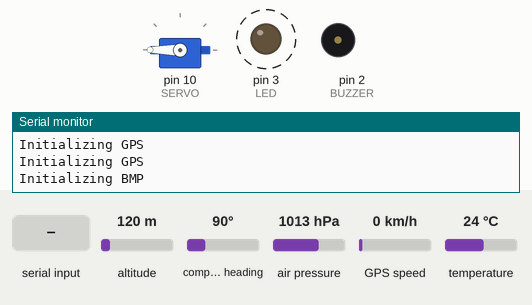
The sketch below on a simulated Arduino Mega 2560, built with avr-gcc and run on an emulated ATmega2560. Shown: servo, output pins drawn as LEDs (lit = HIGH), buzzer (waves = sounding), the last lines printed to the serial monitor. Dashed ring = blinking. The inputs (shaded band) are chosen by the test bench; at power-on: air pressure 1013 hPa, altitude 120 m, compass heading 90°, GPS speed 0 km/h, temperature 24 °C. The GPS gets a fix after 3 s at 37.7749, -122.4194 with 8 satellites.

Above: at 3.7 s.
3.8 s: "g" received over the second serial link
8.0 s: air pressure set to 967 hPa
12.2 s: air pressure set to 964 hPa
At 14.3 s:
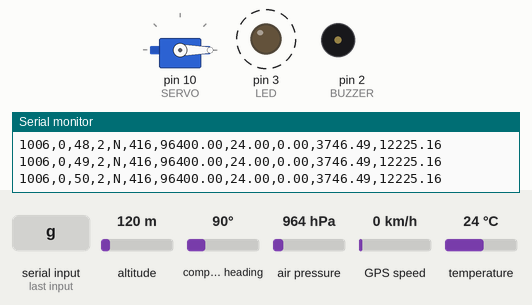
16.4 s: air pressure set to 1010 hPa
18.2 s: air pressure set to 1014 hPa
At 19.2 s:
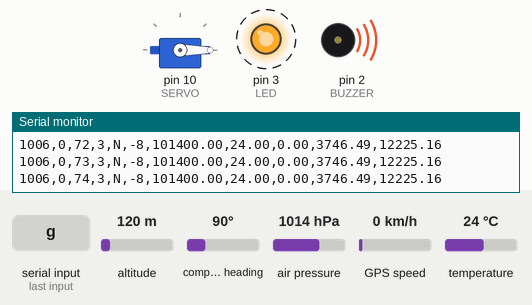
Timing chart, 0 to 23.4 s (numbered marks = the images above; inputs shaded):
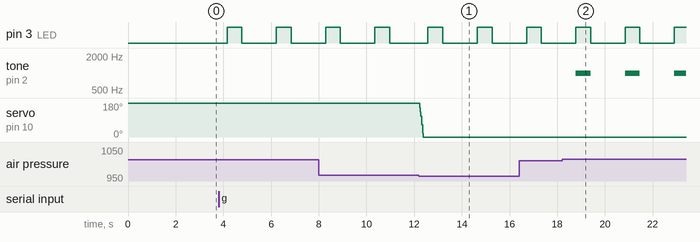

The sketch:

mainUpdated_copy_20221020200007.ino
```cpp
// (licence header left out)
// sensor testing code
#include <Wire.h>
#include <SPI.h>
#include <Adafruit_Sensor.h>
#include "Adafruit_BMP3XX.h"
#include <Adafruit_GPS.h>
#include <string.h>
#include <SoftwareSerial.h>
#include <Servo.h>
#include <stdio.h>
#include <stdlib.h>
#include <math.h>

// configure constants
#define SEALEVELPRESSURE_HPA 1013.25
#define PMTK_SET_NMEA_UPDATE_5HZ  "$PMTK220,200*2C"
#define PMTK_SET_NMEA_OUTPUT_RMCGGA "$PMTK314,0,1,0,1,0,0,0,0,0,0,0,0,0,0,0,0,0,0,0*28"
#define PMTK_Q_RELEASE "$PMTK605*31"

// mission params
#define REFRESH_RATE 200 // ms; 5 Hz
#define ALTITUDE_MAX 400 // altitude to trigger latch

#define VERSION 1.0

// DEBUG flag
#define SERIAL_DEBUG true

// global mission variables
uint32_t TIMESTAMP = millis(); // time since POWER ON
uint32_t START_TIME;           // mission start time
unsigned int FLIGHT_STATE = 0; // current flight state (DEFAULT: 0)
float ALT_START;               // variable to hold starting altitude -> calc relative altitude
unsigned int SENSOR_CNT = 0;   // count variable for LED and buzzer
int pos;                       // position of servo
char MISSION_START_CHAR;       // mission start character

// communication definitions (all pins are GP#)
SoftwareSerial GPSSerial(7, 6); // GPS TX -> 7; GPS RX -> 6
Adafruit_GPS GPS(&GPSSerial);
Adafruit_BMP3XX BMP;            // BMP SDA -> 4; SCL -> 5
// SD CARD:                     // SD TX -> 9; RX -> 8
const int BUZZER = 2;           // BUZZER Pico Pin -> 2
const int LED = 3;              // LED Pico Pin -> 3
Servo SERVO;                    // Servo Pico Pin -> 10

// data struct for mission information
struct params {
  const int TEAM_ID = 1006;       // assigned team ID
  uint32_t MISSION_TIME;          // mission time in format hh:mm:ss.ss
  unsigned int PACKET_COUNT = 0;  // total count of transmitted packets
  unsigned int FLIGHT_STATE = 0;  // operating state of the software (0 <--> 4)
  char PL_STATE = 'N';            // payload state (N -> not released; R -> released)
  int ALTITUDE;                   // altitude in meters relative to ground level
  float PRESSURE;                 // pressure in hPa
  float TEMP;                     // temperature in Celsius
  float VOLTAGE;
  double GPS_LAT;                 // latitude in decimal degrees
  double GPS_LON;                 // longitude in decimal degrees
};

// define MP structure
params MISSION_PARAMS;

void setup() {

  // setup Serial connections
  Serial.begin(9600);   // USB: Computer Serial (UART)
  Serial1.begin(9600);  // XBee: Serial1 (UART0)
  Serial2.begin(9600);  // SD: Serial2 (UART1)

  // print version number
  Serial.print("Version Number: ");
  Serial.print(VERSION);
  Serial.println();

  // GPS Configurations
  #ifdef SERIAL_DEBUG
    Serial.println("Initializing GPS");
  #endif
  GPS.begin(9600);      // GPS: Software Serial (UART)
  delay(2000);
  GPS.sendCommand(PMTK_SET_NMEA_OUTPUT_RMCGGA);
  GPS.sendCommand(PMTK_SET_NMEA_UPDATE_5HZ);
  GPSSerial.println(PMTK_Q_RELEASE);
  #ifdef SERIAL_DEBUG
    Serial.println("Initializing GPS");
  #endif

  // BMP Configurations
  #ifdef SERIAL_DEBUG
    Serial.println("Initializing BMP");
  #endif
  if (!BMP.begin_I2C()) // try BMP config
  {
    Serial.println("BMP Connection Failed: Check Wiring!");
    return;
  }
  // oversampling and filter init
  BMP.setTemperatureOversampling(BMP3_OVERSAMPLING_8X);
  BMP.setPressureOversampling(BMP3_OVERSAMPLING_4X);
  BMP.setIIRFilterCoeff(BMP3_IIR_FILTER_COEFF_3);
  BMP.setOutputDataRate(BMP3_ODR_50_HZ);

  delay(500);

  // basic configuration variables
  String packetString = ""; // packet string
  START_TIME = TIMESTAMP;   // set the start time to current time for mission start

  // Create file header
  String header = "TEAM_ID, MISSION_TIME, PACKET_COUNT, FLIGHT_STATE, PL_STATE, ALTITUDE, TEMP, VOLTAGE, GPS_LAT, GPS_LONG";

  // Write header to SD
  Serial2.println(header);

  // Servo configuration
  SERVO.attach(10, 500, 2350); // set servo pin and rotation range
  pos = 2350;
  SERVO.write(pos);
  pinMode(BUZZER, OUTPUT);     // set buzzer pins
  pinMode(LED, OUTPUT);        // set led pins
}

void loop() {

  // set refresh rate (DEFAULT: 5Hz)
  delay(REFRESH_RATE);

  // create write string and mission params struct
  String packetString;
  if (MISSION_PARAMS.PACKET_COUNT == 0)
    ALT_START = 0;
  else if (MISSION_PARAMS.PACKET_COUNT == 1)
    ALT_START = BMP.readAltitude(SEALEVELPRESSURE_HPA); // define altitude datum

  MISSION_PARAMS.PACKET_COUNT++;

  char c = GPS.read();

  if (GPS.newNMEAreceived()) {
    // a tricky thing here is if we print the NMEA sentence, or data
    // we end up not listening and catching other sentences!
    // so be very wary if using OUTPUT_ALLDATA and trytng to print out data
    //Serial.println(GPS.lastNMEA());   // this also sets the newNMEAreceived() flag to false

    if (!GPS.parse(GPS.lastNMEA()))   // this also sets the newNMEAreceived() flag to false
      return;  // we can fail to parse a sentence in which case we should just wait for another
  }

  // update mission_params
  if (MISSION_PARAMS.FLIGHT_STATE > 0) {
    MISSION_PARAMS.MISSION_TIME = TIMESTAMP - START_TIME;
    MISSION_PARAMS.ALTITUDE = BMP.readAltitude(SEALEVELPRESSURE_HPA) - ALT_START;
    MISSION_PARAMS.PRESSURE = BMP.readPressure();
    MISSION_PARAMS.TEMP = BMP.readTemperature();
    MISSION_PARAMS.VOLTAGE = 0.0;
    MISSION_PARAMS.GPS_LAT = GPS.latitude;
    MISSION_PARAMS.GPS_LON = GPS.longitude;
    packetString = csvParams(MISSION_PARAMS);
  }

  // main execution code
  switch (MISSION_PARAMS.FLIGHT_STATE) {
    case 0: // IDLE
      // wait for command to set flight state
      if (Serial1.available() > 0) {
        MISSION_START_CHAR = Serial1.read();
        if (MISSION_START_CHAR == 'g') {
          MISSION_PARAMS.FLIGHT_STATE = 1;
          MISSION_PARAMS.PACKET_COUNT = 1;
        }
      }
      // MISSION_PARAMS.FLIGHT_STATE = 1;
      #ifdef SERIAL_DEBUG
        Serial.println(packetString);
      #endif
      break;
    case 1: // ASCENT
      Serial1.println(packetString);
      Serial2.println(packetString);
      #ifdef SERIAL_DEBUG
        Serial.println(packetString);
      #endif

      // FS1 -> FS2
      if (MISSION_PARAMS.ALTITUDE > ALTITUDE_MAX) {
        MISSION_PARAMS.FLIGHT_STATE = 2; // drop stage

        // rotate the servo
        for (int pos = 2350; pos >= 500; --pos) {
          SERVO.write(pos);
          delay(0.5);
        }

        // TESTING
        // tone(BUZZER, 1000);
        // delay(1001);
        // noTone(BUZZER);
      }
      break;
    case 2: // DESCENT
      Serial1.println(packetString);
      Serial2.println(packetString);
      #ifdef SERIAL_DEBUG
        Serial.println(packetString);
      #endif

      // FS3 -> FS4
      if (MISSION_PARAMS.ALTITUDE < 10) {
        MISSION_PARAMS.FLIGHT_STATE = 3; // landing stage
      }
      break;
    case 3: // LANDED
      Serial1.println(packetString);
      Serial2.println(packetString);
      #ifdef SERIAL_DEBUG
        Serial.println(packetString);
      #endif
      if (SENSOR_CNT % 7 == 0) {
        tone(BUZZER, 1000);
      }
      if (SENSOR_CNT % 10 == 0) {
        noTone(BUZZER);
      }
      break;
    default: // IDLE
      #ifdef SERIAL_DEBUG
        Serial.println(packetString);
      #endif
      break;
  };

  // activate LEDs and buzzer
  if (SENSOR_CNT % 7 == 0) {
    digitalWrite(LED, HIGH);
  }
  if (SENSOR_CNT % 10 == 0) {
    digitalWrite(LED, LOW);
    SENSOR_CNT = 0;
  }

  SENSOR_CNT++;
}

// create packet data
String csvParams(struct params MP) {
  String c = ",";

  //time variables
  // float ss = floor(MP.MISSION_TIME / 1000);
  // float mm = floor(ss / 60);
  // float hh = floor(mm / 60);
  // ss = ss / 60;
  // mm = (int) mm % 60;
  // char hours[2];
  // char min[2];
  // char sec[5];
  // sprintf(hours, "%2d", hh);
  // sprintf(min, "%2d", mm);
  // sprintf(sec, "%5f", ss);
  // char mTime[12];
  // strcat(mTime,hours);
  // strcat(mTime,":");
  // strcat(mTime,min);
  // strcat(mTime,":");
  // strcat(mTime,sec);

//   return MP.TEAM_ID + c + mTime + c + MP.PACKET_COUNT + c + MP.FLIGHT_STATE + c + MP.PL_STATE + c + MP.ALTITUDE + c + MP.PRESSURE + c + MP.TEMP + c + MP.VOLTAGE + c + MP.GPS_LAT + c + MP.GPS_LON;
// }

  return MP.TEAM_ID + c + MP.MISSION_TIME + c + MP.PACKET_COUNT + c + MP.FLIGHT_STATE + c + MP.PL_STATE + c + MP.ALTITUDE + c + MP.PRESSURE + c + MP.TEMP + c + MP.VOLTAGE + c + MP.GPS_LAT + c + MP.GPS_LON;
}
```

Measured:
- the behaviour switches between 966 and 965 hPa on air pressure (found by bisection; images 0 and 1)
- the behaviour switches between 1011 and 1012 hPa on air pressure (found by bisection; images 1 and 2)
- after the input at 12.2 s, servo on pin 10 (SERVO): 180° → 0° at once
- after the input at 18.2 s, tone on pin 2 (BUZZER): alternates 1000 Hz for 0.62 s and silent for 1.4 s, starting after 0.58 s
- by itself, pin 3 (LED): alternates HIGH for 0.62 s and LOW for 1.4 s
